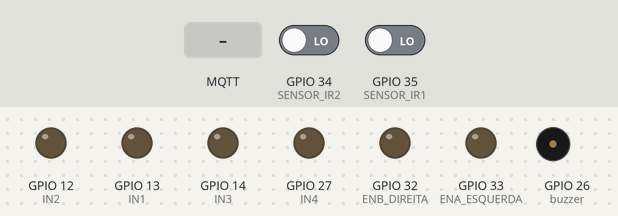
Simulated run of this sketch. Board: ESP32. On the bench: output pins drawn as LEDs (lit = HIGH), buzzer (waves = sounding, pin HIGH). Dashed ring = blinking. The inputs (shaded band) are chosen by the test bench; at power-on: GPIO 34 (SENSOR_IR2) LOW, GPIO 35 (SENSOR_IR1) LOW. WiFi joins after 1.5 s; servers stay silent unless stated; no MQTT or app messages arrive unless stated; what the sketch prints to the serial monitor is not drawn.

Above: at 2.7 s.
2.8 s: MQTT message "frente" arrives on the first subscribed topic
At 3.18 s:
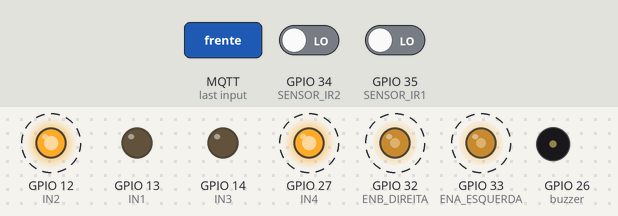
5.8 s: GPIO 34 (SENSOR_IR2) driven HIGH
At 6.6 s:
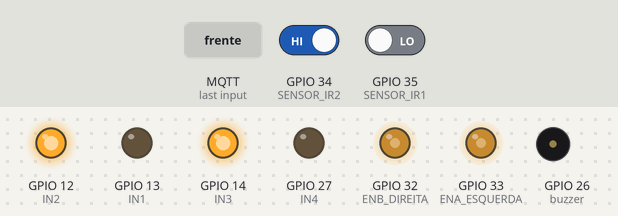
7.6 s: GPIO 35 (SENSOR_IR1) driven HIGH
At 8.49 s:
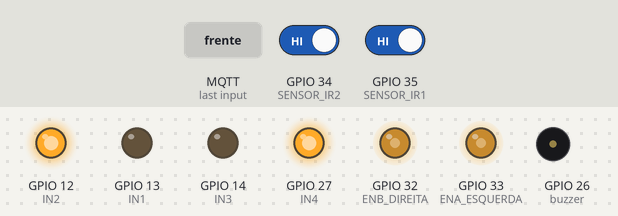
10.6 s: MQTT message "esquerda" arrives on the first subscribed topic
At 12.3 s:
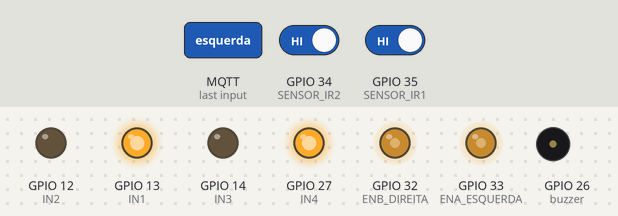
13.6 s: MQTT message "retorno" arrives on the first subscribed topic
At 16.5 s:
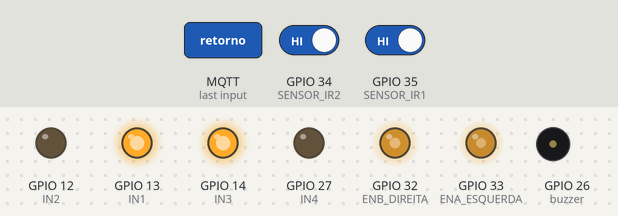
Timing chart, 0 to 17.6 s (numbered marks = the images above; inputs shaded):
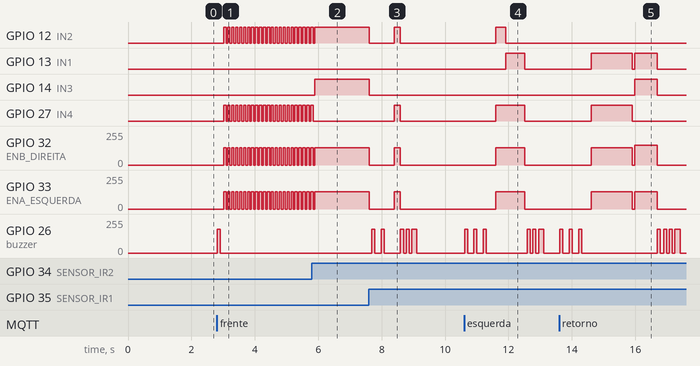

Measured:
- after the input at 2.8 s, GPIO 12 (IN2), GPIO 27 (IN4): alternates HIGH for 0.07 s and LOW for 0.05 s, starting after 0.21 s; GPIO 32 (ENB_DIREITA), GPIO 33 (ENA_ESQUERDA): alternates 130/255 for 0.07 s and 0/255 for 0.05 s, starting after 0.21 s; GPIO 26 (buzzer): 0/255 → 180/255 at once, → 0/255 0.10 s later
- after the input at 5.8 s, GPIO 12 (IN2): goes on until 5.9 s, then stays HIGH; GPIO 14 (IN3): LOW → HIGH after 0.09 s; GPIO 27 (IN4): goes on until 5.8 s, then stays LOW; GPIO 32 (ENB_DIREITA), GPIO 33 (ENA_ESQUERDA): goes on until 5.9 s, then stays 130/255
- after the input at 7.6 s, GPIO 12 (IN2): HIGH → LOW at once, → HIGH 0.78 s later, → LOW 0.20 s later; GPIO 14 (IN3): HIGH → LOW at once
- after the input at 10.6 s, GPIO 12 (IN2): LOW → HIGH after 1.0 s, → LOW 0.30 s later; GPIO 13 (IN1): LOW → HIGH after 1.3 s, → LOW 0.60 s later
- after the input at 13.6 s, GPIO 13 (IN1): LOW → HIGH after 1.0 s, → LOW 1.3 s later, → HIGH 0.08 s later, → LOW 0.70 s later; GPIO 14 (IN3): LOW → HIGH after 2.4 s, → LOW 0.70 s later

The sketch:

CarrinhoFranciele.ino
```cpp
#include <WiFi.h>
#include <PubSubClient.h>

// ================= CONFIGURAÇÃO DO ROBÔ =================
#define ROBO_SAMUEL
// #define ROBO_FRANCIELE

// ================= ROBO SAMUEL =================
#ifdef ROBO_SAMUEL

const int IN1 = 13;
const int IN2 = 12;
const int IN3 = 14;
const int IN4 = 27;

const int ENB_DIREITA = 32;
const int ENA_ESQUERDA = 33;

const int SENSOR_IR1 = 35;
const int SENSOR_IR2 = 34;
const int buzzer = 26;

int velocidade = 130;
int velocidadeCurva = 220;

int tempoPassarIntersecao = 200;

int tempoFrenteAntesCurvaEsquerda = 300;
int tempoCurvaEsquerda = 600;

int tempoFrenteAntesCurvaDireita = 300;
int tempoCurvaDireita = 600;

int tempoCurvaVolta = 1300;

#endif

// ================= WIFI =================
const char* WIFI_SSID = "S20FE";
const char* WIFI_PASSWORD = "samuelsa";

// ================= MQTT =================
const char* MQTT_BROKER = "broker.emqx.io";
const int MQTT_PORT = 1883;

const char* MQTT_CLIENT_ID = "robo2_esp32_franciele";

const char* TOPICO_COMANDOS = "robos/robo2/comandos";
const char* TOPICO_STATUS = "robos/robo2/status";
const char* MENSAGEM_AGUARDANDO = "Franciele conectada e aguardando rota";

WiFiClient espClient;
PubSubClient mqtt(espClient);

// ================= SENSORES =================
const int IR_LINHA = HIGH;

// ================= ROTA POR STRING =================
const int MAX_COMANDOS = 20;
String comandos[MAX_COMANDOS];

int totalComandos = 0;
int comandoAtual = 0;

String comandoAtualRota = "parar";

// ================= CONTROLE =================
bool rotaRecebida = false;
bool roboAtivo = false;
bool comandoPararRecebido = true;
bool jaExecutouNestaIntersecao = false;

unsigned long ultimoStatusAguardando = 0;
const unsigned long intervaloStatusAguardando = 3000;

void setup() {
  Serial.begin(115200);

  pinMode(IN1, OUTPUT);
  pinMode(IN2, OUTPUT);
  pinMode(IN3, OUTPUT);
  pinMode(IN4, OUTPUT);

  pinMode(ENB_DIREITA, OUTPUT);
  pinMode(ENA_ESQUERDA, OUTPUT);

  pinMode(SENSOR_IR1, INPUT);
  pinMode(SENSOR_IR2, INPUT);

  pinMode(buzzer, OUTPUT);

  parar();

  Serial.println("Robo seguidor de linha com MQTT iniciado");
  Serial.println("Conectando...");

  conectarWiFi();

  mqtt.setServer(MQTT_BROKER, MQTT_PORT);
  mqtt.setCallback(callbackMQTT);

  conectarMQTT();

  pararTotal("Robo conectado. Aguardando rota MQTT.");
}

void loop() {
  if (!mqtt.connected()) {
    conectarMQTT();
  }

  mqtt.loop();

  if (comandoPararRecebido) {
    parar();
    publicarAguardandoRota();
    delay(20);
    return;
  }

  if (!rotaRecebida || !roboAtivo) {
    parar();
    publicarAguardandoRota();
    delay(20);
    return;
  }

  String comando = comandoAtualRota;
  comando.trim();
  comando.toLowerCase();

  if (comando == "parar") {
    pararTotal("Comando PARAR encontrado na rota. Robo parado.");
    return;
  }

  int leituraIR1 = digitalRead(SENSOR_IR1);
  int leituraIR2 = digitalRead(SENSOR_IR2);

  bool irNaLinha1 = leituraIR1 == IR_LINHA;
  bool irNaLinha2 = leituraIR2 == IR_LINHA;

  Serial.print("IR1: ");
  Serial.print(leituraIR1);

  Serial.print(" | IR1 linha: ");
  Serial.print(irNaLinha1 ? "SIM" : "NAO");

  Serial.print(" | IR2: ");
  Serial.print(leituraIR2);

  Serial.print(" | IR2 linha: ");
  Serial.print(irNaLinha2 ? "SIM" : "NAO");

  Serial.print(" | Comando atual: ");
  Serial.print(comando);

  Serial.print(" | Acao: ");

  if (irNaLinha1 && irNaLinha2) {
    if (!jaExecutouNestaIntersecao) {
      jaExecutouNestaIntersecao = true;

      parar();
      delay(80);

      publicarStatus("Intersecao detectada");

      apitarInicio();
      delay(100);
      apitarInicio();

      executarComando(comando);
      avancarParaProximoComando();

      delay(100);
    }
  }

  else {
    jaExecutouNestaIntersecao = false;

    if (irNaLinha1 && !irNaLinha2) {
      girarEsquerda(100);
      Serial.println("Corrigindo esquerda");
    }

    else if (!irNaLinha1 && irNaLinha2) {
      girarDireita(100);
      Serial.println("Corrigindo direita");
    }

    else {
      frente();
      delay(70);
      parar();
      delay(50);
      Serial.println("Linha perdida / seguindo em frente");
    }
  }
}

// ================= MQTT =================
void conectarWiFi() {
  Serial.print("Conectando ao WiFi: ");
  Serial.println(WIFI_SSID);

  WiFi.begin(WIFI_SSID, WIFI_PASSWORD);

  while (WiFi.status() != WL_CONNECTED) {
    delay(500);
    Serial.print(".");
  }

  Serial.println();
  Serial.println("WiFi conectado!");
  Serial.print("IP: ");
  Serial.println(WiFi.localIP());
}

void conectarMQTT() {
  while (!mqtt.connected()) {
    Serial.println("Conectando ao MQTT...");

    if (mqtt.connect(MQTT_CLIENT_ID)) {
      Serial.println("MQTT conectado!");

      mqtt.subscribe(TOPICO_COMANDOS);

      publicarStatus(MENSAGEM_AGUARDANDO);

      publicarStatus("MQTT conectado no ESP32. Robo parado.");

      Serial.print("Inscrito no topico: ");
      Serial.println(TOPICO_COMANDOS);
    }

    else {
      Serial.print("Falha MQTT. Estado: ");
      Serial.println(mqtt.state());
      delay(2000);
    }
  }
}

void callbackMQTT(char* topic, byte* payload, unsigned int length) {
  String mensagem = "";

  for (unsigned int i = 0; i < length; i++) {
    mensagem += (char)payload[i];
  }

  mensagem.trim();
  mensagem.toLowerCase();

  Serial.print("Mensagem MQTT recebida: ");
  Serial.println(mensagem);

  if (mensagem == "parar" || mensagem.length() == 0) {
    pararTotal("Comando PARAR recebido via MQTT. Robo completamente parado.");
    return;
  }

  carregarRota(mensagem);
}

void publicarStatus(const char* mensagem) {
  if (mqtt.connected()) {
    mqtt.publish(TOPICO_STATUS, mensagem);
  }

  Serial.print("Status publicado: ");
  Serial.println(mensagem);
}

void publicarAguardandoRota() {
  if (!mqtt.connected()) {
    return;
  }

  unsigned long agora = millis();

  if (agora - ultimoStatusAguardando >= intervaloStatusAguardando) {
    mqtt.publish(TOPICO_STATUS, MENSAGEM_AGUARDANDO);
    Serial.print("Status aguardando publicado: ");
    Serial.println(MENSAGEM_AGUARDANDO);
    ultimoStatusAguardando = agora;
  }
}

// ================= ROTA =================
void carregarRota(String texto) {
  parar();

  texto.toLowerCase();
  texto.trim();

  totalComandos = 0;
  comandoAtual = 0;
  comandoAtualRota = "parar";

  rotaRecebida = false;
  roboAtivo = false;
  comandoPararRecebido = false;
  jaExecutouNestaIntersecao = false;

  while (texto.length() > 0 && totalComandos < MAX_COMANDOS) {
    int posVirgula = texto.indexOf(',');

    String comando;

    if (posVirgula == -1) {
      comando = texto;
      texto = "";
    }

    else {
      comando = texto.substring(0, posVirgula);
      texto = texto.substring(posVirgula + 1);
    }

    comando.trim();
    comando.toLowerCase();

    if (comando.length() > 0) {
      comandos[totalComandos] = comando;
      totalComandos++;
    }
  }

  rotaRecebida = totalComandos > 0;

  if (!rotaRecebida) {
    pararTotal("Nenhuma rota valida recebida. Robo parado.");
    return;
  }

  comandoAtualRota = comandos[0];

  Serial.println("Rota carregada via MQTT:");

  for (int j = 0; j < totalComandos; j++) {
    Serial.print(j + 1);
    Serial.print(" - ");
    Serial.println(comandos[j]);
  }

  String status = "Rota recebida via MQTT. Comandos: " + String(totalComandos);
  publicarStatus(status.c_str());

  apitarInicio();
  iniciarRotaAutomaticamente();
}

void iniciarRotaAutomaticamente() {
  if (!rotaRecebida) {
    parar();
    return;
  }

  roboAtivo = true;
  comandoPararRecebido = false;
  jaExecutouNestaIntersecao = false;

  publicarStatus("Iniciando rota automaticamente.");

  Serial.println("Comecando a andar automaticamente...");

  frente();
}

void avancarParaProximoComando() {
  if (comandoPararRecebido) {
    return;
  }

  comandoAtual++;

  if (comandoAtual >= totalComandos) {
    finalizarRota();
    return;
  }

  comandoAtualRota = comandos[comandoAtual];
  comandoAtualRota.trim();
  comandoAtualRota.toLowerCase();

  String status = "Proximo comando: " + comandoAtualRota;
  publicarStatus(status.c_str());
}

void finalizarRota() {
  parar();

  rotaRecebida = false;
  roboAtivo = false;
  comandoPararRecebido = true;
  jaExecutouNestaIntersecao = false;

  totalComandos = 0;
  comandoAtual = 0;
  comandoAtualRota = "parar";

  publicarStatus("Fim da rota. Robo parado.");

  apitarFimRota();
}

// ================= EXECUÇÃO DOS COMANDOS =================
void executarComando(String comando) {
  comando.toLowerCase();
  comando.trim();

  Serial.print("Executando comando: ");
  Serial.println(comando);

  String status = "Executando comando: " + comando;
  publicarStatus(status.c_str());

  if (comando == "frente") {
    parar();
    delay(200);
    passarDireto();
  }

  else if (comando == "direita") {
    parar();
    delay(200);
    virarDireita(tempoFrenteAntesCurvaDireita, tempoCurvaDireita);
  }

  else if (comando == "esquerda") {
    parar();
    delay(200);
    virarEsquerda(tempoFrenteAntesCurvaEsquerda, tempoCurvaEsquerda);
  }

  else if (comando == "retorno") {
    parar();
    delay(200);
    virarEsquerda(0, tempoCurvaVolta);
    re();
    delay(700);
    parar();
    apitarInicio();
  }

  else if (comando == "parar") {
    pararTotal("Comando PARAR executado. Robo parado completamente.");
  }

  else {
    Serial.println("Comando desconhecido. Passando direto por seguranca.");
    publicarStatus("Comando desconhecido. Passando direto por seguranca.");
    passarDireto();
  }
}

void passarDireto() {
  Serial.println("Passando direto pela intersecao");

  frente();
  delay(tempoPassarIntersecao);
}

void pararTotal(const char* motivo) {
  parar();

  rotaRecebida = false;
  roboAtivo = false;
  comandoPararRecebido = true;
  jaExecutouNestaIntersecao = false;

  totalComandos = 0;
  comandoAtual = 0;
  comandoAtualRota = "parar";

  publicarStatus(motivo);

  Serial.println(motivo);
}

// ================= VELOCIDADE =================
void setVelocidade(int velDireita, int velEsquerda) {
  velDireita = constrain(velDireita, 0, 255);
  velEsquerda = constrain(velEsquerda, 0, 255);

  analogWrite(ENB_DIREITA, velDireita);
  analogWrite(ENA_ESQUERDA, velEsquerda);
}

// ================= MOVIMENTOS =================
void frente() {
  setVelocidade(velocidade, velocidade);

  digitalWrite(IN2, HIGH);
  digitalWrite(IN1, LOW);

  digitalWrite(IN4, HIGH);
  digitalWrite(IN3, LOW);
}

void esquerda() {
  setVelocidade(velocidadeCurva, velocidadeCurva);

  digitalWrite(IN1, LOW);
  digitalWrite(IN2, LOW);

  digitalWrite(IN4, HIGH);
  digitalWrite(IN3, LOW);

  setVelocidade(velocidade, velocidade);
}

void direita() {
  setVelocidade(velocidadeCurva, velocidadeCurva);

  digitalWrite(IN2, HIGH);
  digitalWrite(IN1, LOW);

  digitalWrite(IN3, LOW);
  digitalWrite(IN4, LOW);

  setVelocidade(velocidade, velocidade);
}

void re() {
  setVelocidade(velocidade+20, velocidade);

  digitalWrite(IN1, HIGH);
  digitalWrite(IN2, LOW);

  digitalWrite(IN4, LOW);
  digitalWrite(IN3, HIGH);
}

void virarEsquerda(int frenteDel, int del) {
  Serial.println("Virando para esquerda");

  frente();
  delay(frenteDel);

  girarEsquerda(velocidadeCurva);
  delay(del);

  parar();
  delay(80);
}

void virarDireita(int frenteDel, int del) {
  Serial.println("Virando para direita");

  frente();
  delay(frenteDel);

  girarDireita(velocidadeCurva);
  delay(del);

  parar();
  delay(80);
}

void girarEsquerda(int vel) {
  setVelocidade(vel, vel);

  digitalWrite(IN1, HIGH);
  digitalWrite(IN2, LOW);

  digitalWrite(IN3, LOW);
  digitalWrite(IN4, HIGH);

  setVelocidade(velocidade, velocidade);
}

void girarDireita(int vel) {
  setVelocidade(vel, vel);

  digitalWrite(IN1, LOW);
  digitalWrite(IN2, HIGH);

  digitalWrite(IN3, HIGH);
  digitalWrite(IN4, LOW);

  setVelocidade(velocidade, velocidade);
}

void parar() {
  analogWrite(ENB_DIREITA, 0);
  analogWrite(ENA_ESQUERDA, 0);

  digitalWrite(IN1, LOW);
  digitalWrite(IN2, LOW);
  digitalWrite(IN3, LOW);
  digitalWrite(IN4, LOW);
}

// ================= BUZZER =================
void apitarInicio() {
  analogWrite(buzzer, 180);
  delay(100);
  analogWrite(buzzer, 0);
  delay(100);
}

void apitarFimRota() {
  analogWrite(buzzer, 180);
  delay(100);
  analogWrite(buzzer, 0);
  delay(80);

  analogWrite(buzzer, 180);
  delay(100);
  analogWrite(buzzer, 0);
  delay(80);

  analogWrite(buzzer, 180);
  delay(160);
  analogWrite(buzzer, 0);
}
```
